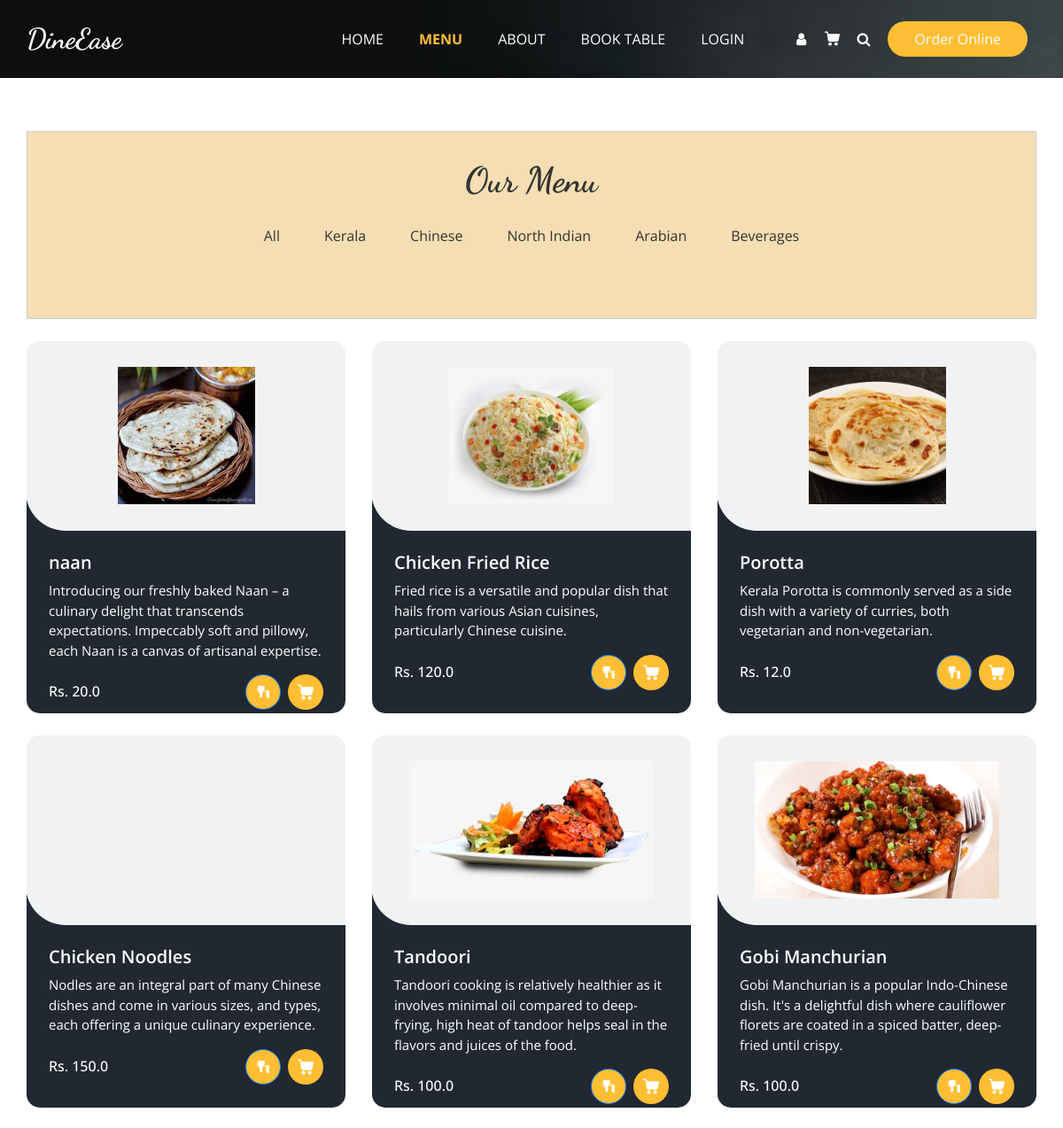
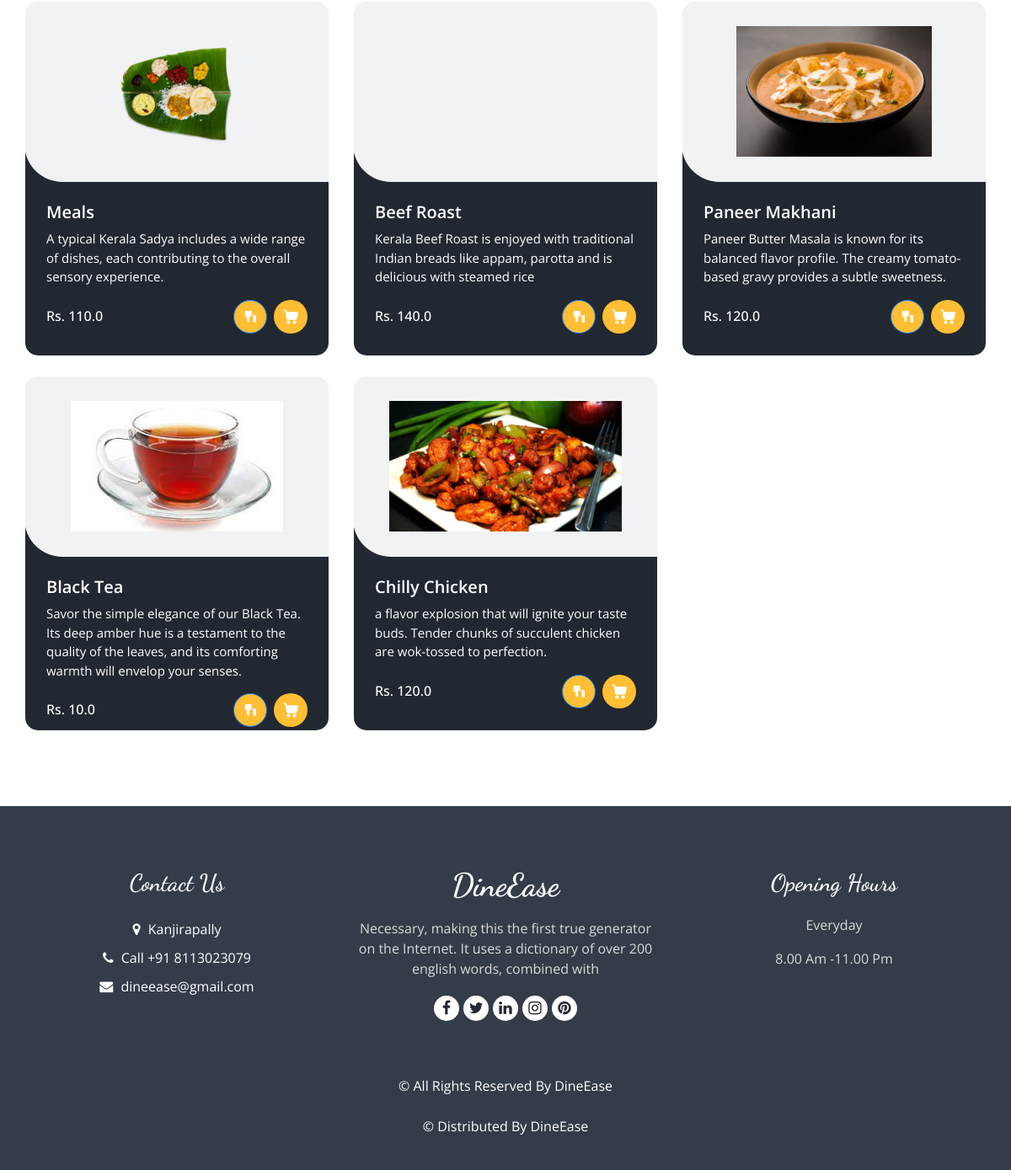
Page /menumore/ on the committed database (2 pictures, top to bottom).
### home/models.py (models this page shows, shortened)
class menus(models.Model):
    CATEGORY_CHOICES = (
        ('Kerala', 'Kerala'),
        ('Chineese', 'Chineese'),
        ('North Indian', 'North Indian'),
        ('Arabian', 'Arabian'),
        ('Beverages', 'Beverages'),
    )
    SUBMENU_CHOICES = (
        ('Breads', 'Breads'),
        ('Curries', 'Curries'),
        ('Rice Dishes','Rice Dishes'),
        ('Appetizers','Appetizers'),
        ('Main Course','Main Course'),
        ('Breads & Accompaniments', 'Breads & Accompaniments'),
        ('Rolls & Grills','Rolls & Grills'),
        ('Hot Beverage','Hot Beverage'),
        ('Cold Beverage','Cold Beverage'),
    )
    SUB_SUBMENU_CHOICES = (
        ('Vegetarian', 'Vegetarian'),
        ('Non-Vegetarian', 'Non-Vegetarian'),
        ('Water-based','Water-based'),
        ('Milk-based','Milk-based')
    )
    name = models.CharField(max_length=100)
    category = models.CharField(max_length=50, choices=CATEGORY_CHOICES, default='')
    submenu = models.CharField(max_length=50, choices=SUBMENU_CHOICES, default='', blank=True)
    sub_submenu = models.CharField(max_length=50, choices=SUB_SUBMENU_CHOICES, default='', blank=True)
    desc = models.CharField(max_length=300)
    price = models.FloatField()
    img = models.ImageField(upload_to='menus/', blank=True, null=True)
    active = models.BooleanField(default=True)

### home/views.py (the view)
# urls.py: path('menumore/',menumore, name='menumore'),
def menumore(request):
    Menus=menus.objects.all()
    return render(request,'menumore.html',{'Menus': Menus})

### templates/menumore.html (shortened to what this page needs)
{% load static %}
<!DOCTYPE html>
<html>
<head>
  <link rel="stylesheet" type="text/css" href="{% static 'css/bootstrap.css' %}" />
  <link rel="stylesheet" type="text/css" href="https://cdnjs.cloudflare.com/ajax/libs/OwlCarousel2/2.3.4/assets/owl.carousel.min.css" />
  <link rel="stylesheet" href="https://cdnjs.cloudflare.com/ajax/libs/jquery-nice-select/1.1.0/css/nice-select.min.css" />
  <link href="{% static 'css/font-awesome.min.css' %}" rel="stylesheet" />
  <link href="{% static 'css/style.css' %}" rel="stylesheet" />
  <link href="{% static 'css/responsive.css' %}" rel="stylesheet" />
</head>
<body class="sub_page">
  <div class="hero_area">
    <div class="bg-box">
      <img src="{% static 'images/hero-bg.jpg' %}" alt="">
    </div>
    <header class="header_section">
      <div class="container">
        <nav class="navbar navbar-expand-lg custom_nav-container ">
          <a class="navbar-brand" href="{% url '' %}">
            <span>
              DineEase
            </span>
          </a>
          <div class="collapse navbar-collapse" id="navbarSupportedContent">
            <ul class="navbar-nav  mx-auto ">
              <li class="nav-item">
                <a class="nav-link" href="{% url '' %}">Home </a>
              </li>
              <li class="nav-item active">
                <a class="nav-link" href="{% url 'menu' %}">Menu <span class="sr-only">(current)</span> </a>
              </li>
              <li class="nav-item">
                <a class="nav-link" href="{% url 'about' %}">About</a>
              </li>
              <li class="nav-item">
                <a class="nav-link" href="{% url 'add_reservation' %}">Book Table</a>
              </li>
              <li class="nav-item">
                {% if user.is_authenticated %}
                  <a class="nav-link" href="{% url 'loggout' %}">Logout</a>
                {% else %}
                  <a class="nav-link" href="{% url 'login' %}">Login</a>
                {% endif %}
              </li>
            </ul>
            <div class="user_option">
              <a href="" class="user_link">
                <i class="fa fa-user" aria-hidden="true"></i>
              </a>
              <a class="cart_link" href="#">
              </a>
              <form class="form-inline">
                <button class="btn  my-2 my-sm-0 nav_search-btn" type="submit">
                  <i class="fa fa-search" aria-hidden="true"></i>
                </button>
              </form>
              <a href="" class="order_online">
                Order Online
              </a>
            </div>
          </div>
        </nav>
      </div>
    </header>
  </div>
  <section class="food_section layout_padding">
    <div class="container">
      <div class="centered-div">
      <div class="heading_container heading_center">
        <h2>
          Our Menu
        </h2>
      </div>
      <ul class="filters_menu" style="margin-top: 20px; background-color:wheat ">
        <li class="" data-filter="*"><a href="{% url 'menu' %}" style="color:#393b3a;" >All</a></li>
        <li class="has-submenu">Kerala
        </li>
        <li class="has-submenu">Chinese
        </li>
        <li class="has-submenu">North Indian
        </li>
        <li class="has-submenu">Arabian
        </li>
        <li class="has-submenu">Beverages
        </li>
      </ul><br>
    </div>
      <div class="filters-content">
        <div class="row grid">
    {% for Menus in Menus %}
    {% if Menus.active %}
    <div class="col-sm-6 col-lg-4 all pasta">
        <div class="box" style="height: 420px;">
        <div>
            <div class="img-box" >
                <img src="{{ Menus.img.url }}" alt="" >
            </div>
            <div class="detail-box">
                <h5>
                    {{ Menus.name }}
                </h5>
                <p>
                {{ Menus.desc }}
                </p>
                <div class="options">
                    <h6>
                    Rs. {{ Menus.price }}
                    </h6>
                    <div class="button-container">
                      <a href="{% url 'booking_confirm' %}" class="btn btn-primary add-to-table-button" >
                      </a> &ensp;
                      <a href="">
                      </a>
                    </div>
                </div>
            </div>
          </div>
        </div>
    </div>
    {% endif%}
    {% endfor %}
    </div>
      </div>
    </div>
  </section>
  <footer class="footer_section">
    <div class="container">
      <div class="row">
        <div class="col-md-4 footer-col">
          <div class="footer_contact">
            <h4>
              Contact Us
            </h4>
            <div class="contact_link_box">
              <a href="">
                <i class="fa fa-map-marker" aria-hidden="true"></i>
                <span>
                  Kanjirapally
                </span>
              </a>
              <a href="">
                <i class="fa fa-phone" aria-hidden="true"></i>
                <span>
                  Call +91 8113023079
                </span>
              </a>
              <a href="">
                <i class="fa fa-envelope" aria-hidden="true"></i>
                <span>
                  dineease@gmail.com
                </span>
              </a>
            </div>
          </div>
        </div>
        <div class="col-md-4 footer-col">
          <div class="footer_detail">
            <a href="" class="footer-logo">
              DineEase
            </a>
            <p>
              Necessary, making this the first true generator on the Internet. It uses a dictionary of over 200 english words, combined with
            </p>
            <div class="footer_social">
              <a href="">
                <i class="fa fa-facebook" aria-hidden="true"></i>
              </a>
              <a href="">
                <i class="fa fa-twitter" aria-hidden="true"></i>
              </a>
              <a href="">
                <i class="fa fa-linkedin" aria-hidden="true"></i>
              </a>
              <a href="">
                <i class="fa fa-instagram" aria-hidden="true"></i>
              </a>
              <a href="">
                <i class="fa fa-pinterest" aria-hidden="true"></i>
              </a>
            </div>
          </div>
        </div>
        <div class="col-md-4 footer-col">
          <h4>
            Opening Hours
          </h4>
          <p>
            Everyday
          </p>
          <p>
            8.00 Am -11.00 Pm
          </p>
        </div>
      </div>
      <div class="footer-info">
        <p>
          &copy;  All Rights Reserved By
          <a href="https://html.design/">DineEase</a><br><br>
          &copy;  Distributed By
          <a href="https://themewagon.com/" target="_blank">DineEase</a>
        </p>
      </div>
    </div>
  </footer>
</body>
</html>

### static/css/responsive.css (style rules this page uses)
@media (min-width: 1200px) { .container { max-width: 1170px; } }

### templates/menumore.html (style rules this page uses)
.active { font-weight: bold; }
.centered-div { width: 100%; margin: 0 20% 0 0; background-color: wheat; padding: 30px; border: 1px solid #ccc; text-align: center; color: #333; margin-top: -30px; }
.button-container { display: flex; align-items: center; justify-content: space-between; }
.add-to-table-button { margin-left: 5px; }

### rows in the picture
menus: img (picture), name "naan", desc "Introducing our freshly baked Naan – a culinary delight that transcends expectations. Impeccably soft and pillowy, each Naan is a canvas of artisanal expertise.", price "20.0"
menus: img (picture), name "Chicken Fried Rice", desc "Fried rice is a versatile and popular dish that hails from various Asian cuisines, particularly Chinese cuisine.", price "120.0"
menus: img (picture), name "Porotta", desc "Kerala Porotta is commonly served as a side dish with a variety of curries, both vegetarian and non-vegetarian.", price "12.0"
menus: name "Chicken Noodles", desc "Nodles are an integral part of many Chinese dishes and come in various sizes, and types, each offering a unique culinary experience.", price "150.0"
menus: img (picture), name "Tandoori", desc "Tandoori cooking is relatively healthier as it involves minimal oil compared to deep-frying, high heat of tandoor helps seal in the flavors and juices of the food.", price "100.0"
menus: img (picture), name "Gobi Manchurian", desc "Gobi Manchurian is a popular Indo-Chinese dish. It's a delightful dish where cauliflower florets are coated in a spiced batter, deep-fried until crispy.", price "100.0"
menus: img (picture), name "Meals", desc "A typical Kerala Sadya includes a wide range of dishes, each contributing to the overall sensory experience.", price "110.0"
menus: name "Beef Roast", desc "Kerala Beef Roast is enjoyed with traditional Indian breads like appam, parotta and is delicious with steamed rice", price "140.0"
menus: img (picture), name "Paneer Makhani", desc "Paneer Butter Masala is known for its balanced flavor profile. The creamy tomato-based gravy provides a subtle sweetness.", price "120.0"
menus: img (picture), name "Black Tea", desc "Savor the simple elegance of our Black Tea. Its deep amber hue is a testament to the quality of the leaves, and its comforting warmth will envelop your senses.", price "10.0"
menus: img (picture), name "Chilly Chicken", desc "a flavor explosion that will ignite your taste buds. Tender chunks of succulent chicken are wok-tossed to perfection.", price "120.0"
